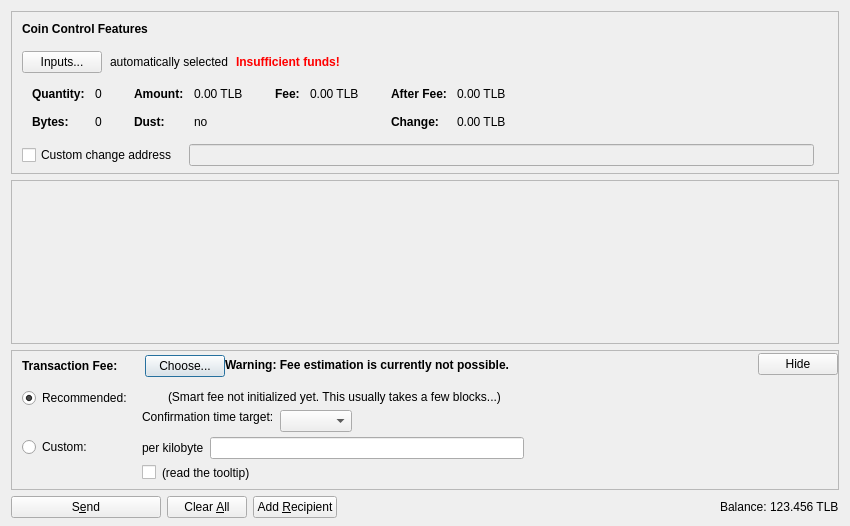
<?xml version="1.0" encoding="UTF-8"?>
<ui version="4.0">
 <class>SendCoinsDialog</class>
 <widget class="QDialog" name="SendCoinsDialog">
  <property name="geometry">
   <rect>
    <x>0</x>
    <y>0</y>
    <width>850</width>
    <height>526</height>
   </rect>
  </property>
  <property name="windowTitle">
   <string>Send Coins</string>
  </property>
  <layout class="QVBoxLayout" name="verticalLayout" stretch="0,1,0,0">
   <property name="bottomMargin">
    <number>8</number>
   </property>
   <item>
    <widget class="QFrame" name="frameCoinControl">
     <property name="sizePolicy">
      <sizepolicy hsizetype="Expanding" vsizetype="Expanding">
       <horstretch>0</horstretch>
       <verstretch>0</verstretch>
      </sizepolicy>
     </property>
     <property name="maximumSize">
      <size>
       <width>16777215</width>
       <height>16777215</height>
      </size>
     </property>
     <property name="frameShape">
      <enum>QFrame::StyledPanel</enum>
     </property>
     <property name="frameShadow">
      <enum>QFrame::Sunken</enum>
     </property>
     <layout class="QVBoxLayout" name="verticalLayoutCoinControl2">
      <property name="spacing">
       <number>0</number>
      </property>
      <property name="leftMargin">
       <number>0</number>
      </property>
      <property name="topMargin">
       <number>0</number>
      </property>
      <property name="rightMargin">
       <number>0</number>
      </property>
      <property name="bottomMargin">
       <number>6</number>
      </property>
      <item>
       <layout class="QVBoxLayout" name="verticalLayoutCoinControl" stretch="0,0,0,0,1">
        <property name="spacing">
         <number>0</number>
        </property>
        <property name="leftMargin">
         <number>10</number>
        </property>
        <property name="topMargin">
         <number>10</number>
        </property>
        <item>
         <layout class="QHBoxLayout" name="horizontalLayoutCoinControl1">
          <property name="bottomMargin">
           <number>15</number>
          </property>
          <item>
           <widget class="QLabel" name="labelCoinControlFeatures">
            <property name="sizePolicy">
             <sizepolicy hsizetype="Preferred" vsizetype="Maximum">
              <horstretch>0</horstretch>
              <verstretch>0</verstretch>
             </sizepolicy>
            </property>
            <property name="font">
             <font>
              <weight>75</weight>
              <bold>true</bold>
             </font>
            </property>
            <property name="styleSheet">
             <string notr="true">font-weight:bold;</string>
            </property>
            <property name="text">
             <string>Coin Control Features</string>
            </property>
           </widget>
          </item>
         </layout>
        </item>
        <item>
         <layout class="QHBoxLayout" name="horizontalLayoutCoinControl2" stretch="0,0,0,0">
          <property name="spacing">
           <number>8</number>
          </property>
          <property name="bottomMargin">
           <number>10</number>
          </property>
          <item>
           <widget class="QPushButton" name="pushButtonCoinControl">
            <property name="styleSheet">
             <string notr="true"/>
            </property>
            <property name="text">
             <string>Inputs...</string>
            </property>
            <property name="autoDefault">
             <bool>false</bool>
            </property>
           </widget>
          </item>
          <item>
           <widget class="QLabel" name="labelCoinControlAutomaticallySelected">
            <property name="text">
             <string>automatically selected</string>
            </property>
            <property name="margin">
             <number>5</number>
            </property>
           </widget>
          </item>
          <item>
           <widget class="QLabel" name="labelCoinControlInsuffFunds">
            <property name="font">
             <font>
              <weight>75</weight>
              <bold>true</bold>
             </font>
            </property>
            <property name="styleSheet">
             <string notr="true">color:red;font-weight:bold;</string>
            </property>
            <property name="text">
             <string>Insufficient funds!</string>
            </property>
            <property name="margin">
             <number>5</number>
            </property>
           </widget>
          </item>
          <item>
           <spacer name="horizontalSpacerCoinControl">
            <property name="orientation">
             <enum>Qt::Horizontal</enum>
            </property>
            <property name="sizeHint" stdset="0">
             <size>
              <width>40</width>
              <height>1</height>
             </size>
            </property>
           </spacer>
          </item>
         </layout>
        </item>
        <item>
         <widget class="QWidget" name="widgetCoinControl" native="true">
          <property name="sizePolicy">
           <sizepolicy hsizetype="Preferred" vsizetype="Preferred">
            <horstretch>0</horstretch>
            <verstretch>0</verstretch>
           </sizepolicy>
          </property>
          <property name="minimumSize">
           <size>
            <width>0</width>
            <height>0</height>
           </size>
          </property>
          <property name="styleSheet">
           <string notr="true"/>
          </property>
          <layout class="QHBoxLayout" name="horizontalLayoutCoinControl5">
           <property name="leftMargin">
            <number>0</number>
           </property>
           <property name="topMargin">
            <number>0</number>
           </property>
           <property name="rightMargin">
            <number>0</number>
           </property>
           <property name="bottomMargin">
            <number>0</number>
           </property>
           <item>
            <layout class="QHBoxLayout" name="horizontalLayoutCoinControl3" stretch="0,0,0,1">
             <property name="spacing">
              <number>20</number>
             </property>
             <property name="topMargin">
              <number>0</number>
             </property>
             <property name="bottomMargin">
              <number>10</number>
             </property>
             <item>
              <layout class="QFormLayout" name="formLayoutCoinControl1">
               <property name="horizontalSpacing">
                <number>10</number>
               </property>
               <property name="verticalSpacing">
                <number>14</number>
               </property>
               <property name="leftMargin">
                <number>10</number>
               </property>
               <property name="topMargin">
                <number>4</number>
               </property>
               <property name="rightMargin">
                <number>6</number>
               </property>
               <item row="0" column="0">
                <widget class="QLabel" name="labelCoinControlQuantityText">
                 <property name="font">
                  <font>
                   <weight>75</weight>
                   <bold>true</bold>
                  </font>
                 </property>
                 <property name="text">
                  <string>Quantity:</string>
                 </property>
                 <property name="margin">
                  <number>0</number>
                 </property>
                </widget>
               </item>
               <item row="0" column="1">
                <widget class="QLabel" name="labelCoinControlQuantity">
                 <property name="cursor">
                  <cursorShape>IBeamCursor</cursorShape>
                 </property>
                 <property name="contextMenuPolicy">
                  <enum>Qt::ActionsContextMenu</enum>
                 </property>
                 <property name="text">
                  <string notr="true">0</string>
                 </property>
                 <property name="margin">
                  <number>0</number>
                 </property>
                 <property name="textInteractionFlags">
                  <set>Qt::LinksAccessibleByMouse|Qt::TextSelectableByKeyboard|Qt::TextSelectableByMouse</set>
                 </property>
                </widget>
               </item>
               <item row="1" column="0">
                <widget class="QLabel" name="labelCoinControlBytesText">
                 <property name="font">
                  <font>
                   <weight>75</weight>
                   <bold>true</bold>
                  </font>
                 </property>
                 <property name="text">
                  <string>Bytes:</string>
                 </property>
                </widget>
               </item>
               <item row="1" column="1">
                <widget class="QLabel" name="labelCoinControlBytes">
                 <property name="cursor">
                  <cursorShape>IBeamCursor</cursorShape>
                 </property>
                 <property name="contextMenuPolicy">
                  <enum>Qt::ActionsContextMenu</enum>
                 </property>
                 <property name="text">
                  <string notr="true">0</string>
                 </property>
                 <property name="textInteractionFlags">
                  <set>Qt::LinksAccessibleByMouse|Qt::TextSelectableByKeyboard|Qt::TextSelectableByMouse</set>
                 </property>
                </widget>
               </item>
              </layout>
             </item>
             <item>
              <layout class="QFormLayout" name="formLayoutCoinControl2">
               <property name="horizontalSpacing">
                <number>10</number>
               </property>
               <property name="verticalSpacing">
                <number>14</number>
               </property>
               <property name="leftMargin">
                <number>6</number>
               </property>
               <property name="topMargin">
                <number>4</number>
               </property>
               <property name="rightMargin">
                <number>6</number>
               </property>
               <item row="0" column="0">
                <widget class="QLabel" name="labelCoinControlAmountText">
                 <property name="font">
                  <font>
                   <weight>75</weight>
                   <bold>true</bold>
                  </font>
                 </property>
                 <property name="text">
                  <string>Amount:</string>
                 </property>
                 <property name="margin">
                  <number>0</number>
                 </property>
                </widget>
               </item>
               <item row="0" column="1">
                <widget class="QLabel" name="labelCoinControlAmount">
                 <property name="cursor">
                  <cursorShape>IBeamCursor</cursorShape>
                 </property>
                 <property name="contextMenuPolicy">
                  <enum>Qt::ActionsContextMenu</enum>
                 </property>
                 <property name="text">
                  <string notr="true">0.00 TLB</string>
                 </property>
                 <property name="textInteractionFlags">
                  <set>Qt::LinksAccessibleByMouse|Qt::TextSelectableByKeyboard|Qt::TextSelectableByMouse</set>
                 </property>
                </widget>
               </item>
               <item row="1" column="0">
                <widget class="QLabel" name="labelCoinControlLowOutputText">
                 <property name="font">
                  <font>
                   <weight>75</weight>
                   <bold>true</bold>
                  </font>
                 </property>
                 <property name="text">
                  <string>Dust:</string>
                 </property>
                </widget>
               </item>
               <item row="1" column="1">
                <widget class="QLabel" name="labelCoinControlLowOutput">
                 <property name="cursor">
                  <cursorShape>IBeamCursor</cursorShape>
                 </property>
                 <property name="contextMenuPolicy">
                  <enum>Qt::ActionsContextMenu</enum>
                 </property>
                 <property name="text">
                  <string notr="true">no</string>
                 </property>
                 <property name="textInteractionFlags">
                  <set>Qt::LinksAccessibleByMouse|Qt::TextSelectableByKeyboard|Qt::TextSelectableByMouse</set>
                 </property>
                </widget>
               </item>
              </layout>
             </item>
             <item>
              <layout class="QFormLayout" name="formLayoutCoinControl3">
               <property name="horizontalSpacing">
                <number>10</number>
               </property>
               <property name="verticalSpacing">
                <number>14</number>
               </property>
               <property name="leftMargin">
                <number>6</number>
               </property>
               <property name="topMargin">
                <number>4</number>
               </property>
               <property name="rightMargin">
                <number>6</number>
               </property>
               <item row="0" column="0">
                <widget class="QLabel" name="labelCoinControlFeeText">
                 <property name="font">
                  <font>
                   <weight>75</weight>
                   <bold>true</bold>
                  </font>
                 </property>
                 <property name="text">
                  <string>Fee:</string>
                 </property>
                 <property name="margin">
                  <number>0</number>
                 </property>
                </widget>
               </item>
               <item row="0" column="1">
                <widget class="QLabel" name="labelCoinControlFee">
                 <property name="cursor">
                  <cursorShape>IBeamCursor</cursorShape>
                 </property>
                 <property name="contextMenuPolicy">
                  <enum>Qt::ActionsContextMenu</enum>
                 </property>
                 <property name="text">
                  <string notr="true">0.00 TLB</string>
                 </property>
                 <property name="textInteractionFlags">
                  <set>Qt::LinksAccessibleByMouse|Qt::TextSelectableByKeyboard|Qt::TextSelectableByMouse</set>
                 </property>
                </widget>
               </item>
              </layout>
             </item>
             <item>
              <layout class="QFormLayout" name="formLayoutCoinControl4">
               <property name="horizontalSpacing">
                <number>10</number>
               </property>
               <property name="verticalSpacing">
                <number>14</number>
               </property>
               <property name="leftMargin">
                <number>6</number>
               </property>
               <property name="topMargin">
                <number>4</number>
               </property>
               <property name="rightMargin">
                <number>6</number>
               </property>
               <item row="0" column="0">
                <widget class="QLabel" name="labelCoinControlAfterFeeText">
                 <property name="font">
                  <font>
                   <weight>75</weight>
                   <bold>true</bold>
                  </font>
                 </property>
                 <property name="text">
                  <string>After Fee:</string>
                 </property>
                 <property name="margin">
                  <number>0</number>
                 </property>
                </widget>
               </item>
               <item row="0" column="1">
                <widget class="QLabel" name="labelCoinControlAfterFee">
                 <property name="cursor">
                  <cursorShape>IBeamCursor</cursorShape>
                 </property>
                 <property name="contextMenuPolicy">
                  <enum>Qt::ActionsContextMenu</enum>
                 </property>
                 <property name="text">
                  <string notr="true">0.00 TLB</string>
                 </property>
                 <property name="textInteractionFlags">
                  <set>Qt::LinksAccessibleByMouse|Qt::TextSelectableByKeyboard|Qt::TextSelectableByMouse</set>
                 </property>
                </widget>
               </item>
               <item row="1" column="0">
                <widget class="QLabel" name="labelCoinControlChangeText">
                 <property name="font">
                  <font>
                   <weight>75</weight>
                   <bold>true</bold>
                  </font>
                 </property>
                 <property name="text">
                  <string>Change:</string>
                 </property>
                </widget>
               </item>
               <item row="1" column="1">
                <widget class="QLabel" name="labelCoinControlChange">
                 <property name="cursor">
                  <cursorShape>IBeamCursor</cursorShape>
                 </property>
                 <property name="contextMenuPolicy">
                  <enum>Qt::ActionsContextMenu</enum>
                 </property>
                 <property name="text">
                  <string notr="true">0.00 TLB</string>
                 </property>
                 <property name="textInteractionFlags">
                  <set>Qt::LinksAccessibleByMouse|Qt::TextSelectableByKeyboard|Qt::TextSelectableByMouse</set>
                 </property>
                </widget>
               </item>
              </layout>
             </item>
            </layout>
           </item>
          </layout>
         </widget>
        </item>
        <item>
         <layout class="QHBoxLayout" name="horizontalLayoutCoinControl4" stretch="0,0,0">
          <property name="spacing">
           <number>12</number>
          </property>
          <property name="sizeConstraint">
           <enum>QLayout::SetDefaultConstraint</enum>
          </property>
          <property name="topMargin">
           <number>5</number>
          </property>
          <property name="rightMargin">
           <number>5</number>
          </property>
          <item>
           <widget class="QCheckBox" name="checkBoxCoinControlChange">
            <property name="toolTip">
             <string>If this is activated, but the change address is empty or invalid, change will be sent to a newly generated address.</string>
            </property>
            <property name="text">
             <string>Custom change address</string>
            </property>
           </widget>
          </item>
          <item>
           <widget class="QValidatedLineEdit" name="lineEditCoinControlChange">
            <property name="enabled">
             <bool>false</bool>
            </property>
            <property name="sizePolicy">
             <sizepolicy hsizetype="Expanding" vsizetype="Fixed">
              <horstretch>0</horstretch>
              <verstretch>0</verstretch>
             </sizepolicy>
            </property>
           </widget>
          </item>
          <item>
           <widget class="QLabel" name="labelCoinControlChangeLabel">
            <property name="sizePolicy">
             <sizepolicy hsizetype="Preferred" vsizetype="Expanding">
              <horstretch>0</horstretch>
              <verstretch>0</verstretch>
             </sizepolicy>
            </property>
            <property name="minimumSize">
             <size>
              <width>0</width>
              <height>0</height>
             </size>
            </property>
            <property name="text">
             <string/>
            </property>
            <property name="margin">
             <number>3</number>
            </property>
           </widget>
          </item>
         </layout>
        </item>
        <item>
         <spacer name="verticalSpacerCoinControl">
          <property name="orientation">
           <enum>Qt::Vertical</enum>
          </property>
          <property name="sizeHint" stdset="0">
           <size>
            <width>800</width>
            <height>1</height>
           </size>
          </property>
         </spacer>
        </item>
       </layout>
      </item>
     </layout>
    </widget>
   </item>
   <item>
    <widget class="QScrollArea" name="scrollArea">
     <property name="widgetResizable">
      <bool>true</bool>
     </property>
     <widget class="QWidget" name="scrollAreaWidgetContents">
      <property name="geometry">
       <rect>
        <x>0</x>
        <y>0</y>
        <width>830</width>
        <height>104</height>
       </rect>
      </property>
      <layout class="QVBoxLayout" name="verticalLayout_2" stretch="0,1">
       <property name="leftMargin">
        <number>0</number>
       </property>
       <property name="topMargin">
        <number>0</number>
       </property>
       <property name="rightMargin">
        <number>0</number>
       </property>
       <property name="bottomMargin">
        <number>0</number>
       </property>
       <item>
        <layout class="QVBoxLayout" name="entries">
         <property name="spacing">
          <number>6</number>
         </property>
        </layout>
       </item>
       <item>
        <spacer name="verticalSpacer">
         <property name="orientation">
          <enum>Qt::Vertical</enum>
         </property>
         <property name="sizeHint" stdset="0">
          <size>
           <width>20</width>
           <height>40</height>
          </size>
         </property>
        </spacer>
       </item>
      </layout>
     </widget>
    </widget>
   </item>
   <item>
    <widget class="QFrame" name="frameFee">
     <property name="sizePolicy">
      <sizepolicy hsizetype="Expanding" vsizetype="Expanding">
       <horstretch>0</horstretch>
       <verstretch>0</verstretch>
      </sizepolicy>
     </property>
     <property name="maximumSize">
      <size>
       <width>16777215</width>
       <height>16777215</height>
      </size>
     </property>
     <property name="frameShape">
      <enum>QFrame::StyledPanel</enum>
     </property>
     <property name="frameShadow">
      <enum>QFrame::Sunken</enum>
     </property>
     <layout class="QVBoxLayout" name="verticalLayoutFee1">
      <property name="spacing">
       <number>0</number>
      </property>
      <property name="leftMargin">
       <number>0</number>
      </property>
      <property name="topMargin">
       <number>0</number>
      </property>
      <property name="rightMargin">
       <number>0</number>
      </property>
      <property name="bottomMargin">
       <number>0</number>
      </property>
      <item>
       <layout class="QVBoxLayout" name="verticalLayoutFee2" stretch="0,0,0">
        <property name="spacing">
         <number>0</number>
        </property>
        <property name="leftMargin">
         <number>10</number>
        </property>
        <property name="topMargin">
         <number>0</number>
        </property>
        <item>
         <layout class="QHBoxLayout" name="horizontalLayoutFee1">
          <property name="bottomMargin">
           <number>0</number>
          </property>
          <item>
           <layout class="QVBoxLayout" name="verticalLayoutFee7">
            <property name="spacing">
             <number>0</number>
            </property>
            <item>
             <spacer name="verticalSpacerSmartFee">
              <property name="orientation">
               <enum>Qt::Vertical</enum>
              </property>
              <property name="sizeType">
               <enum>QSizePolicy::Fixed</enum>
              </property>
              <property name="sizeHint" stdset="0">
               <size>
                <width>1</width>
                <height>4</height>
               </size>
              </property>
             </spacer>
            </item>
            <item>
             <layout class="QHBoxLayout" name="horizontalLayoutSmartFee">
              <property name="spacing">
               <number>10</number>
              </property>
              <item>
               <widget class="QLabel" name="labelFeeHeadline">
                <property name="sizePolicy">
                 <sizepolicy hsizetype="Preferred" vsizetype="Maximum">
                  <horstretch>0</horstretch>
                  <verstretch>0</verstretch>
                 </sizepolicy>
                </property>
                <property name="font">
                 <font>
                  <weight>75</weight>
                  <bold>true</bold>
                 </font>
                </property>
                <property name="styleSheet">
                 <string notr="true">font-weight:bold;</string>
                </property>
                <property name="text">
                 <string>Transaction Fee:</string>
                </property>
               </widget>
              </item>
              <item>
               <widget class="QLabel" name="labelFeeMinimized">
                <property name="text">
                 <string/>
                </property>
               </widget>
              </item>
              <item>
               <widget class="QPushButton" name="buttonChooseFee">
                <property name="text">
                 <string>Choose...</string>
                </property>
               </widget>
              </item>
             </layout>
            </item>
            <item>
             <spacer name="verticalSpacer_5">
              <property name="orientation">
               <enum>Qt::Vertical</enum>
              </property>
              <property name="sizeHint" stdset="0">
               <size>
                <width>1</width>
                <height>1</height>
               </size>
              </property>
             </spacer>
            </item>
           </layout>
          </item>
          <item>
           <widget class="QLabel" name="fallbackFeeWarningLabel">
            <property name="toolTip">
             <string>Using the fallbackfee can result in sending a transaction that will take several hours or days (or never) to confirm. Consider choosing your fee manually or wait until you have validated the complete chain.</string>
            </property>
            <property name="font">
            <font>
                <weight>75</weight>
                <bold>true</bold>
            </font>
            </property>
            <property name="text">
             <string>Warning: Fee estimation is currently not possible.</string>
            </property>
            <property name="wordWrap">
             <bool>false</bool>
            </property>
           </widget>
          </item>
          <item>
           <spacer name="horizontalSpacer_4">
            <property name="orientation">
             <enum>Qt::Horizontal</enum>
            </property>
            <property name="sizeType">
             <enum>QSizePolicy::MinimumExpanding</enum>
            </property>
            <property name="sizeHint" stdset="0">
             <size>
              <width>40</width>
              <height>20</height>
             </size>
            </property>
           </spacer>
          </item>
          <item>
           <widget class="QPushButton" name="buttonMinimizeFee">
            <property name="toolTip">
             <string>collapse fee-settings</string>
            </property>
            <property name="text">
             <string>Hide</string>
            </property>
           </widget>
          </item>
         </layout>
        </item>
        <item>
         <widget class="QFrame" name="frameFeeSelection">
          <layout class="QVBoxLayout" name="verticalLayoutFee12">
           <property name="spacing">
            <number>0</number>
           </property>
           <property name="leftMargin">
            <number>0</number>
           </property>
           <property name="topMargin">
            <number>0</number>
           </property>
           <property name="rightMargin">
            <number>0</number>
           </property>
           <property name="bottomMargin">
            <number>0</number>
           </property>
           <item>
            <layout class="QGridLayout" name="gridLayoutFee">
             <property name="topMargin">
              <number>10</number>
             </property>
             <property name="bottomMargin">
              <number>4</number>
             </property>
             <property name="horizontalSpacing">
              <number>10</number>
             </property>
             <property name="verticalSpacing">
              <number>4</number>
             </property>
             <item row="1" column="1">
              <layout class="QVBoxLayout" name="verticalLayoutFee8">
               <property name="spacing">
                <number>6</number>
               </property>
               <item>
                <layout class="QHBoxLayout" name="horizontalLayoutFee13">
                 <item>
                  <widget class="QLabel" name="labelCustomPerKilobyte">
                   <property name="toolTip">
                    <string>If the custom fee is set to 1000 satoshis and the transaction is only 250 bytes, then &quot;per kilobyte&quot; only pays 250 satoshis in fee, while &quot;total at least&quot; pays 1000 satoshis. For transactions bigger than a kilobyte both pay by kilobyte.</string>
                   </property>
                   <property name="text">
                    <string>per kilobyte</string>
                   </property>
                  </widget>
                 </item>
                 <item>
                  <widget class="BitcoinAmountField" name="customFee"/>
                 </item>
                 <item>
                  <spacer name="horizontalSpacer_6">
                   <property name="orientation">
                    <enum>Qt::Horizontal</enum>
                   </property>
                   <property name="sizeHint" stdset="0">
                    <size>
                     <width>1</width>
                     <height>1</height>
                    </size>
                   </property>
                  </spacer>
                 </item>
                </layout>
               </item>
               <item>
                <layout class="QHBoxLayout" name="horizontalLayoutFee8">
                 <item>
                  <widget class="QCheckBox" name="checkBoxMinimumFee">
                   <property name="toolTip">
                    <string>Paying only the minimum fee is just fine as long as there is less transaction volume than space in the blocks. But be aware that this can end up in a never confirming transaction once there is more demand for lirabit transactions than the network can process.</string>
                   </property>
                   <property name="text">
                    <string/>
                   </property>
                  </widget>
                 </item>
                 <item>
                  <widget class="QLabel" name="labelMinFeeWarning">
                   <property name="enabled">
                    <bool>true</bool>
                   </property>
                   <property name="toolTip">
                    <string>Paying only the minimum fee is just fine as long as there is less transaction volume than space in the blocks. But be aware that this can end up in a never confirming transaction once there is more demand for lirabit transactions than the network can process.</string>
                   </property>
                   <property name="text">
                    <string>(read the tooltip)</string>
                   </property>
                   <property name="margin">
                    <number>5</number>
                   </property>
                  </widget>
                 </item>
                 <item>
                  <spacer name="horizontalSpacer_2">
                   <property name="orientation">
                    <enum>Qt::Horizontal</enum>
                   </property>
                   <property name="sizeHint" stdset="0">
                    <size>
                     <width>1</width>
                     <height>1</height>
                    </size>
                   </property>
                  </spacer>
                 </item>
                </layout>
               </item>
              </layout>
             </item>
             <item row="0" column="0">
              <layout class="QVBoxLayout" name="verticalLayoutFee4" stretch="0,1">
               <item>
                <widget class="QRadioButton" name="radioSmartFee">
                 <property name="text">
                  <string>Recommended:</string>
                 </property>
                 <property name="checked">
                  <bool>true</bool>
                 </property>
                 <attribute name="buttonGroup">
                  <string notr="true">groupFee</string>
                 </attribute>
                </widget>
               </item>
               <item>
                <spacer name="verticalSpacer_2">
                 <property name="orientation">
                  <enum>Qt::Vertical</enum>
                 </property>
                 <property name="sizeHint" stdset="0">
                  <size>
                   <width>1</width>
                   <height>1</height>
                  </size>
                 </property>
                </spacer>
               </item>
              </layout>
             </item>
             <item row="1" column="0">
              <layout class="QVBoxLayout" name="verticalLayoutFee9" stretch="0,1">
               <item>
                <widget class="QRadioButton" name="radioCustomFee">
                 <property name="text">
                  <string>Custom:</string>
                 </property>
                 <attribute name="buttonGroup">
                  <string notr="true">groupFee</string>
                 </attribute>
                </widget>
               </item>
               <item>
                <spacer name="verticalSpacer_6">
                 <property name="orientation">
                  <enum>Qt::Vertical</enum>
                 </property>
                 <property name="sizeHint" stdset="0">
                  <size>
                   <width>1</width>
                   <height>1</height>
                  </size>
                 </property>
                </spacer>
               </item>
              </layout>
             </item>
             <item row="0" column="1">
              <layout class="QVBoxLayout" name="verticalLayoutFee3" stretch="0,0,1">
               <property name="spacing">
                <number>6</number>
               </property>
               <property name="topMargin">
                <number>2</number>
               </property>
               <item>
                <layout class="QHBoxLayout" name="horizontalLayoutFee12">
                 <item>
                  <widget class="QLabel" name="labelSmartFee">
                   <property name="text">
                    <string/>
                   </property>
                   <property name="margin">
                    <number>2</number>
                   </property>
                  </widget>
                 </item>
                 <item>
                  <widget class="QLabel" name="labelFeeEstimation">
                   <property name="text">
                    <string/>
                   </property>
                  </widget>
                 </item>
                 <item>
                  <widget class="QLabel" name="labelSmartFee2">
                   <property name="text">
                    <string>(Smart fee not initialized yet. This usually takes a few blocks...)</string>
                   </property>
                   <property name="margin">
                    <number>2</number>
                   </property>
                  </widget>
                 </item>
                 <item>
                  <spacer name="horizontalSpacer_5">
                   <property name="orientation">
                    <enum>Qt::Horizontal</enum>
                   </property>
                   <property name="sizeHint" stdset="0">
                    <size>
                     <width>1</width>
                     <height>1</height>
                    </size>
                   </property>
                  </spacer>
                 </item>
                </layout>
               </item>
               <item>
                <layout class="QHBoxLayout" name="horizontalLayoutFee9">
                 <item>
                  <layout class="QVBoxLayout" name="verticalLayoutFee6">
                   <item>
                    <widget class="QLabel" name="labelSmartFee3">
                     <property name="text">
                      <string>Confirmation time target:</string>
                     </property>
                     <property name="margin">
                      <number>2</number>
                     </property>
                    </widget>
                   </item>
                   <item>
                    <spacer name="verticalSpacer_3">
                     <property name="orientation">
                      <enum>Qt::Vertical</enum>
                     </property>
                     <property name="sizeHint" stdset="0">
                      <size>
                       <width>1</width>
                       <height>1</height>
                      </size>
                     </property>
                    </spacer>
                   </item>
                  </layout>
                 </item>
                 <item>
                  <layout class="QVBoxLayout" name="verticalLayoutFee5">
                   <property name="rightMargin">
                    <number>30</number>
                   </property>
                   <item>
                    <layout class="QHBoxLayout" name="horizontalLayoutConfTarget">
                     <property name="bottomMargin">
                      <number>0</number>
                     </property>
                     <item>
                      <widget class="QComboBox" name="confTargetSelector"/>
                     </item>
                     <item>
                      <spacer name="horizontalSpacerConfTarget">
                       <property name="orientation">
                        <enum>Qt::Horizontal</enum>
                       </property>
                       <property name="sizeHint" stdset="0">
                        <size>
                         <width>40</width>
                         <height>20</height>
                        </size>
                       </property>
                      </spacer>
                     </item>
                    </layout>
                   </item>
                  </layout>
                 </item>
                </layout>
               </item>
               <item>
                <spacer name="verticalSpacer_4">
                 <property name="orientation">
                  <enum>Qt::Vertical</enum>
                 </property>
                 <property name="sizeHint" stdset="0">
                  <size>
                   <width>1</width>
                   <height>1</height>
                  </size>
                 </property>
                </spacer>
               </item>
              </layout>
             </item>
            </layout>
           </item>
          </layout>
         </widget>
        </item>
        <item>
         <spacer name="verticalSpacerFee">
          <property name="orientation">
           <enum>Qt::Vertical</enum>
          </property>
          <property name="sizeHint" stdset="0">
           <size>
            <width>40</width>
            <height>5</height>
           </size>
          </property>
         </spacer>
        </item>
       </layout>
      </item>
     </layout>
    </widget>
   </item>
   <item>
    <layout class="QHBoxLayout" name="horizontalLayout">
     <item>
      <widget class="QPushButton" name="sendButton">
       <property name="minimumSize">
        <size>
         <width>150</width>
         <height>0</height>
        </size>
       </property>
       <property name="toolTip">
        <string>Confirm the send action</string>
       </property>
       <property name="text">
        <string>S&amp;end</string>
       </property>
       <property name="icon">
        <iconset resource="../bitcoin.qrc">
         <normaloff>:/icons/send</normaloff>:/icons/send</iconset>
       </property>
       <property name="autoDefault">
        <bool>false</bool>
       </property>
       <property name="default">
        <bool>false</bool>
       </property>
      </widget>
     </item>
     <item>
      <widget class="QPushButton" name="clearButton">
       <property name="sizePolicy">
        <sizepolicy hsizetype="Minimum" vsizetype="Fixed">
         <horstretch>0</horstretch>
         <verstretch>0</verstretch>
        </sizepolicy>
       </property>
       <property name="toolTip">
        <string>Clear all fields of the form.</string>
       </property>
       <property name="text">
        <string>Clear &amp;All</string>
       </property>
       <property name="icon">
        <iconset resource="../bitcoin.qrc">
         <normaloff>:/icons/remove</normaloff>:/icons/remove</iconset>
       </property>
       <property name="autoDefault">
        <bool>false</bool>
       </property>
      </widget>
     </item>
     <item>
      <widget class="QPushButton" name="addButton">
       <property name="toolTip">
        <string>Send to multiple recipients at once</string>
       </property>
       <property name="text">
        <string>Add &amp;Recipient</string>
       </property>
       <property name="icon">
        <iconset resource="../bitcoin.qrc">
         <normaloff>:/icons/add</normaloff>:/icons/add</iconset>
       </property>
       <property name="autoDefault">
        <bool>false</bool>
       </property>
      </widget>
     </item>
     <item>
      <spacer name="horizontalSpacer">
       <property name="orientation">
        <enum>Qt::Horizontal</enum>
       </property>
       <property name="sizeHint" stdset="0">
        <size>
         <width>40</width>
         <height>20</height>
        </size>
       </property>
      </spacer>
     </item>
     <item>
      <layout class="QHBoxLayout" name="horizontalLayout_2">
       <property name="spacing">
        <number>3</number>
       </property>
       <item>
        <widget class="QLabel" name="label">
         <property name="sizePolicy">
          <sizepolicy hsizetype="Preferred" vsizetype="Fixed">
           <horstretch>0</horstretch>
           <verstretch>0</verstretch>
          </sizepolicy>
         </property>
         <property name="text">
          <string>Balance:</string>
         </property>
        </widget>
       </item>
       <item>
        <widget class="QLabel" name="labelBalance">
         <property name="sizePolicy">
          <sizepolicy hsizetype="Preferred" vsizetype="Fixed">
           <horstretch>0</horstretch>
           <verstretch>0</verstretch>
          </sizepolicy>
         </property>
         <property name="cursor">
          <cursorShape>IBeamCursor</cursorShape>
         </property>
         <property name="text">
          <string notr="true">123.456 TLB</string>
         </property>
         <property name="textInteractionFlags">
          <set>Qt::LinksAccessibleByMouse|Qt::TextSelectableByKeyboard|Qt::TextSelectableByMouse</set>
         </property>
        </widget>
       </item>
      </layout>
     </item>
    </layout>
   </item>
  </layout>
 </widget>
 <customwidgets>
  <customwidget>
   <class>QValidatedLineEdit</class>
   <extends>QLineEdit</extends>
   <header>qvalidatedlineedit.h</header>
  </customwidget>
  <customwidget>
   <class>BitcoinAmountField</class>
   <extends>QLineEdit</extends>
   <header>bitcoinamountfield.h</header>
   <container>1</container>
  </customwidget>
 </customwidgets>
 <resources>
  <include location="../bitcoin.qrc"/>
 </resources>
 <connections/>
 <buttongroups>
  <buttongroup name="groupFee"/>
 </buttongroups>
</ui>
